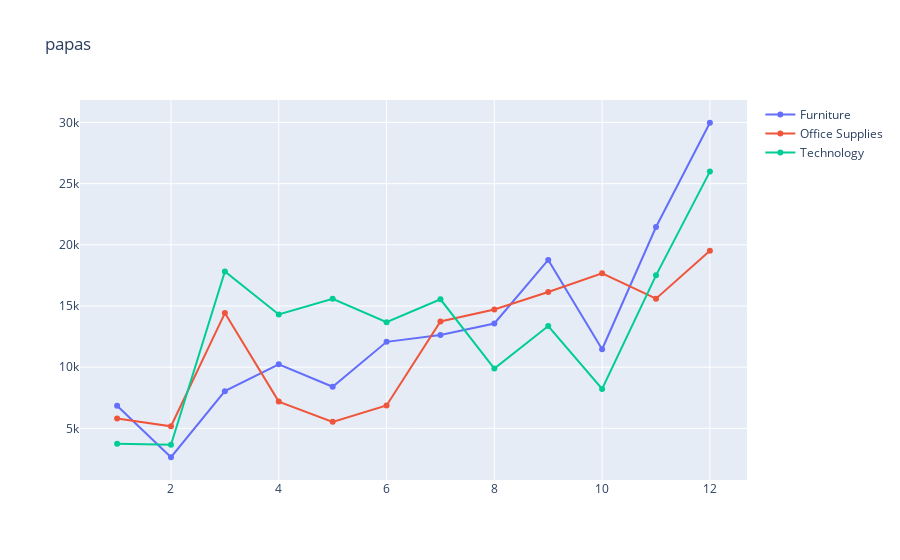

Write notebook code for a chart like this one.
### Code cell
trace1 = {"type": "scatter",
          "mode": "lines+markers",
          "y": df_cal_cat_month.loc["Furniture", "Sales"],
          "x": df_cal_cat_month.loc["Furniture", "Order Date"],
          "name": "Furniture"}

trace2 = {"type": "scatter",
          "mode": "lines+markers",
          "y": df_cal_cat_month.loc["Office Supplies", "Sales"],
          "x": df_cal_cat_month.loc["Office Supplies", "Order Date"],
          "name": "Office Supplies"}

trace3 = {"type": "scatter",
          "mode": "lines+markers",
          "y": df_cal_cat_month.loc["Technology", "Sales"],
          "x": df_cal_cat_month.loc["Technology", "Order Date"],
          "name": "Technology"}

layout = go.Layout(barmode="stack", title="papas")

fig = go.Figure(data=[trace1, trace2, trace3], layout=layout)
fig

### Figure 1 — Plotly figure (JSON) as saved in the notebook; plotly's stock layout.template omitted (floating-point values rounded to 4 significant figures)
{"data": [{"mode": "lines+markers", "name": "Furniture", "type": "scatter", "x": [1, 2, 3, 4, 5, 6, 7, 8, 9, 10, 11, 12], "y": [6838.0, 2637.0, 8038.0, 10230.0, 8401.0, 12070.0, 12630.0, 13570.0, 18760.0, 11460.0, 21460.0, 29980.0]}, {"mode": "lines+markers", "name": "Office Supplies", "type": "scatter", "x": [1, 2, 3, 4, 5, 6, 7, 8, 9, 10, 11, 12], "y": [5811.0, 5168.0, 14420.0, 7183.0, 5531.0, 6869.0, 13730.0, 14710.0, 16150.0, 17680.0, 15600.0, 19510.0]}, {"mode": "lines+markers", "name": "Technology", "type": "scatter", "x": [1, 2, 3, 4, 5, 6, 7, 8, 9, 10, 11, 12], "y": [3736.0, 3654.0, 17820.0, 14300.0, 15590.0, 13670.0, 15550.0, 9883.0, 13360.0, 8220.0, 17500.0, 25980.0]}], "layout": {"barmode": "stack", "title": {"text": "papas"}}}
